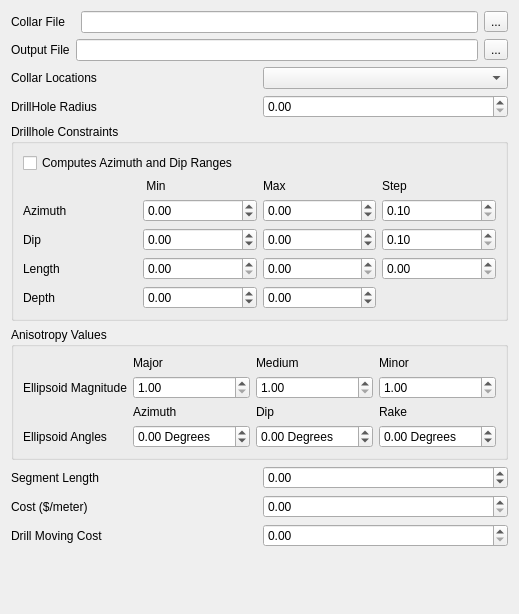
<?xml version="1.0" encoding="UTF-8"?>
<ui version="4.0">
 <class>Form</class>
 <widget class="QWidget" name="Form">
  <property name="geometry">
   <rect>
    <x>0</x>
    <y>0</y>
    <width>452</width>
    <height>614</height>
   </rect>
  </property>
  <property name="windowTitle">
   <string>Form</string>
  </property>
  <layout class="QVBoxLayout" name="verticalLayout_2">
   <item>
    <layout class="QGridLayout" name="gridLayout_11">
     <item row="0" column="0">
      <layout class="QGridLayout" name="gridLayout_6">
       <item row="0" column="0">
        <widget class="QLabel" name="label">
         <property name="text">
          <string>Collar File   </string>
         </property>
        </widget>
       </item>
       <item row="0" column="1">
        <widget class="QLineEdit" name="CollarFile"/>
       </item>
       <item row="0" column="2">
        <widget class="QToolButton" name="tb_browseCollarFile">
         <property name="text">
          <string>...</string>
         </property>
        </widget>
       </item>
      </layout>
     </item>
     <item row="1" column="0">
      <layout class="QGridLayout" name="gridLayout_9">
       <item row="0" column="0">
        <widget class="QLabel" name="label_10">
         <property name="text">
          <string>Output File</string>
         </property>
        </widget>
       </item>
       <item row="0" column="1">
        <widget class="QLineEdit" name="OutputFile"/>
       </item>
       <item row="0" column="2">
        <widget class="QToolButton" name="tb_browseOutputFile">
         <property name="text">
          <string>...</string>
         </property>
        </widget>
       </item>
      </layout>
     </item>
     <item row="2" column="0">
      <layout class="QGridLayout" name="gridLayout_5">
       <item row="0" column="0">
        <widget class="QLabel" name="label_2">
         <property name="text">
          <string>Collar Locations</string>
         </property>
        </widget>
       </item>
       <item row="0" column="1">
        <widget class="QComboBox" name="CollarLocation"/>
       </item>
      </layout>
     </item>
     <item row="3" column="0">
      <layout class="QGridLayout" name="gridLayout_10">
       <item row="0" column="0">
        <widget class="QLabel" name="label_11">
         <property name="text">
          <string>DrillHole Radius</string>
         </property>
        </widget>
       </item>
       <item row="0" column="1">
        <widget class="QDoubleSpinBox" name="DRadius">
         <property name="maximum">
          <double>999999999.000000000000000</double>
         </property>
        </widget>
       </item>
      </layout>
     </item>
    </layout>
   </item>
   <item>
    <widget class="QGroupBox" name="groupBox">
     <property name="title">
      <string>Drillhole Constraints</string>
     </property>
     <layout class="QVBoxLayout" name="verticalLayout">
      <item>
       <widget class="QCheckBox" name="ComputeRanges">
        <property name="text">
         <string>Computes Azimuth and Dip Ranges</string>
        </property>
       </widget>
      </item>
      <item>
       <layout class="QGridLayout" name="gridLayout_8">
        <item row="0" column="0">
         <layout class="QGridLayout" name="gridLayout_7">
          <item row="0" column="0">
           <widget class="QLabel" name="label_9">
            <property name="text">
             <string/>
            </property>
           </widget>
          </item>
          <item row="0" column="1">
           <widget class="QLabel" name="label_7">
            <property name="text">
             <string> Min</string>
            </property>
           </widget>
          </item>
          <item row="0" column="2">
           <widget class="QLabel" name="label_8">
            <property name="text">
             <string>Max</string>
            </property>
           </widget>
          </item>
          <item row="0" column="3">
           <widget class="QLabel" name="label_6">
            <property name="text">
             <string>Step</string>
            </property>
           </widget>
          </item>
         </layout>
        </item>
        <item row="1" column="0">
         <layout class="QGridLayout" name="gridLayout">
          <item row="0" column="0">
           <widget class="QLabel" name="label_3">
            <property name="text">
             <string>Azimuth    </string>
            </property>
           </widget>
          </item>
          <item row="0" column="1">
           <widget class="QDoubleSpinBox" name="DAzimuthMin">
            <property name="minimum">
             <double>-360.000000000000000</double>
            </property>
            <property name="maximum">
             <double>360.000000000000000</double>
            </property>
           </widget>
          </item>
          <item row="0" column="2">
           <widget class="QDoubleSpinBox" name="DAzimuthMax">
            <property name="minimum">
             <double>-360.000000000000000</double>
            </property>
            <property name="maximum">
             <double>360.000000000000000</double>
            </property>
           </widget>
          </item>
          <item row="0" column="3">
           <widget class="QDoubleSpinBox" name="DAzimuthStep">
            <property name="minimum">
             <double>0.100000000000000</double>
            </property>
            <property name="maximum">
             <double>360.000000000000000</double>
            </property>
           </widget>
          </item>
         </layout>
        </item>
        <item row="2" column="0">
         <layout class="QGridLayout" name="gridLayout_2">
          <item row="0" column="0">
           <widget class="QLabel" name="label_4">
            <property name="text">
             <string>Dip            </string>
            </property>
           </widget>
          </item>
          <item row="0" column="1">
           <widget class="QDoubleSpinBox" name="DDipMin">
            <property name="minimum">
             <double>-360.000000000000000</double>
            </property>
            <property name="maximum">
             <double>360.000000000000000</double>
            </property>
           </widget>
          </item>
          <item row="0" column="2">
           <widget class="QDoubleSpinBox" name="DDipMax">
            <property name="minimum">
             <double>-360.000000000000000</double>
            </property>
            <property name="maximum">
             <double>360.000000000000000</double>
            </property>
           </widget>
          </item>
          <item row="0" column="3">
           <widget class="QDoubleSpinBox" name="DDipStep">
            <property name="minimum">
             <double>0.100000000000000</double>
            </property>
            <property name="maximum">
             <double>360.000000000000000</double>
            </property>
           </widget>
          </item>
         </layout>
        </item>
        <item row="3" column="0">
         <layout class="QGridLayout" name="gridLayout_3">
          <item row="0" column="0">
           <widget class="QLabel" name="label_5">
            <property name="text">
             <string>Length      </string>
            </property>
           </widget>
          </item>
          <item row="0" column="1">
           <widget class="QDoubleSpinBox" name="DLengthMin">
            <property name="maximum">
             <double>999999999.000000000000000</double>
            </property>
           </widget>
          </item>
          <item row="0" column="2">
           <widget class="QDoubleSpinBox" name="DLengthMax">
            <property name="maximum">
             <double>999999999.000000000000000</double>
            </property>
           </widget>
          </item>
          <item row="0" column="3">
           <widget class="QDoubleSpinBox" name="DLengthStep">
            <property name="maximum">
             <double>999999999.000000000000000</double>
            </property>
           </widget>
          </item>
          <item row="1" column="2">
           <widget class="QDoubleSpinBox" name="DDepthMax">
            <property name="minimum">
             <double>-999999999.000000000000000</double>
            </property>
            <property name="maximum">
             <double>999999999.000000000000000</double>
            </property>
           </widget>
          </item>
          <item row="1" column="1">
           <widget class="QDoubleSpinBox" name="DDepthMin">
            <property name="minimum">
             <double>-999999999.000000000000000</double>
            </property>
            <property name="maximum">
             <double>999999999.000000000000000</double>
            </property>
           </widget>
          </item>
          <item row="1" column="0">
           <widget class="QLabel" name="label_13">
            <property name="text">
             <string>Depth</string>
            </property>
           </widget>
          </item>
         </layout>
        </item>
       </layout>
      </item>
     </layout>
    </widget>
   </item>
   <item>
    <widget class="QGroupBox" name="groupBox_5">
     <property name="title">
      <string>Anisotropy Values</string>
     </property>
     <layout class="QGridLayout" name="gridLayout_12">
      <item row="0" column="1">
       <widget class="QLabel" name="label_19">
        <property name="text">
         <string>Major</string>
        </property>
       </widget>
      </item>
      <item row="0" column="3">
       <widget class="QLabel" name="label_21">
        <property name="text">
         <string>Minor</string>
        </property>
       </widget>
      </item>
      <item row="1" column="0">
       <widget class="QLabel" name="label_14">
        <property name="text">
         <string>Ellipsoid Magnitude</string>
        </property>
       </widget>
      </item>
      <item row="1" column="1">
       <widget class="QDoubleSpinBox" name="EMajor">
        <property name="prefix">
         <string/>
        </property>
        <property name="minimum">
         <double>1.000000000000000</double>
        </property>
        <property name="maximum">
         <double>1000000.000000000000000</double>
        </property>
       </widget>
      </item>
      <item row="1" column="2">
       <widget class="QDoubleSpinBox" name="EMedium">
        <property name="minimum">
         <double>1.000000000000000</double>
        </property>
        <property name="maximum">
         <double>1000000.000000000000000</double>
        </property>
       </widget>
      </item>
      <item row="1" column="3">
       <widget class="QDoubleSpinBox" name="EMinor">
        <property name="minimum">
         <double>1.000000000000000</double>
        </property>
        <property name="maximum">
         <double>1000000.000000000000000</double>
        </property>
       </widget>
      </item>
      <item row="2" column="1">
       <widget class="QLabel" name="label_16">
        <property name="text">
         <string>Azimuth</string>
        </property>
       </widget>
      </item>
      <item row="2" column="2">
       <widget class="QLabel" name="label_17">
        <property name="text">
         <string>Dip</string>
        </property>
       </widget>
      </item>
      <item row="2" column="3">
       <widget class="QLabel" name="label_18">
        <property name="text">
         <string>Rake</string>
        </property>
       </widget>
      </item>
      <item row="3" column="0">
       <widget class="QLabel" name="label_15">
        <property name="text">
         <string>Ellipsoid Angles</string>
        </property>
       </widget>
      </item>
      <item row="3" column="1">
       <widget class="QDoubleSpinBox" name="EAzimuth">
        <property name="suffix">
         <string> Degrees</string>
        </property>
        <property name="minimum">
         <double>-360.000000000000000</double>
        </property>
        <property name="maximum">
         <double>360.000000000000000</double>
        </property>
        <property name="singleStep">
         <double>1.000000000000000</double>
        </property>
       </widget>
      </item>
      <item row="3" column="2">
       <widget class="QDoubleSpinBox" name="EDip">
        <property name="suffix">
         <string> Degrees</string>
        </property>
        <property name="minimum">
         <double>-360.000000000000000</double>
        </property>
        <property name="maximum">
         <double>360.000000000000000</double>
        </property>
       </widget>
      </item>
      <item row="3" column="3">
       <widget class="QDoubleSpinBox" name="ERake">
        <property name="suffix">
         <string> Degrees</string>
        </property>
        <property name="minimum">
         <double>-360.000000000000000</double>
        </property>
        <property name="maximum">
         <double>360.000000000000000</double>
        </property>
       </widget>
      </item>
      <item row="0" column="2">
       <widget class="QLabel" name="label_20">
        <property name="text">
         <string>Medium</string>
        </property>
       </widget>
      </item>
     </layout>
    </widget>
   </item>
   <item>
    <layout class="QGridLayout" name="gridLayout_4">
     <item row="0" column="0">
      <widget class="QLabel" name="label_12">
       <property name="text">
        <string>Segment Length</string>
       </property>
      </widget>
     </item>
     <item row="0" column="1">
      <widget class="QDoubleSpinBox" name="SegmentLength">
       <property name="minimum">
        <double>-999999999.000000000000000</double>
       </property>
       <property name="maximum">
        <double>999999999.000000000000000</double>
       </property>
      </widget>
     </item>
    </layout>
   </item>
   <item>
    <layout class="QGridLayout" name="gridLayout_13">
     <item row="0" column="0">
      <widget class="QLabel" name="label_22">
       <property name="text">
        <string>Cost ($/meter)</string>
       </property>
      </widget>
     </item>
     <item row="0" column="1">
      <widget class="QDoubleSpinBox" name="CostPerMeter">
       <property name="maximum">
        <double>999999999.000000000000000</double>
       </property>
      </widget>
     </item>
    </layout>
   </item>
   <item>
    <layout class="QGridLayout" name="gridLayout_14">
     <item row="0" column="0">
      <widget class="QLabel" name="label_23">
       <property name="text">
        <string>Drill Moving Cost</string>
       </property>
      </widget>
     </item>
     <item row="0" column="1">
      <widget class="QDoubleSpinBox" name="DrillMovingCost">
       <property name="maximum">
        <double>999999999.000000000000000</double>
       </property>
      </widget>
     </item>
    </layout>
   </item>
   <item>
    <spacer name="verticalSpacer">
     <property name="orientation">
      <enum>Qt::Vertical</enum>
     </property>
     <property name="sizeHint" stdset="0">
      <size>
       <width>20</width>
       <height>40</height>
      </size>
     </property>
    </spacer>
   </item>
  </layout>
 </widget>
 <resources/>
 <connections/>
</ui>
